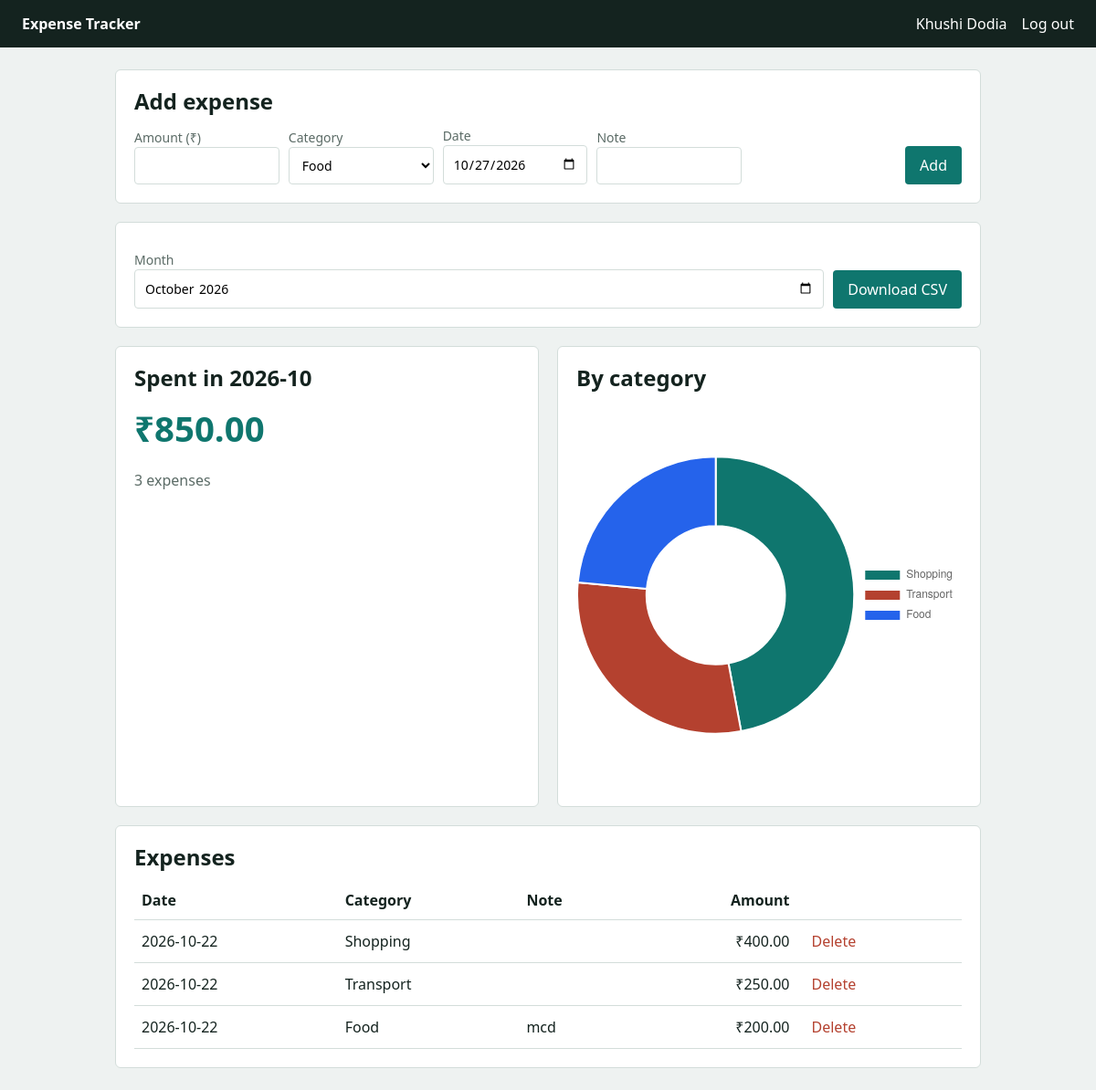
The app's page /dashboard (signed in) with its own data.
### tables this page shows
CREATE TABLE expenses(
            id INTEGER PRIMARY KEY AUTOINCREMENT,
            user_id INTEGER NOT NULL REFERENCES users(id),
            amount REAL NOT NULL,
            category TEXT NOT NULL,
            date TEXT NOT NULL,
            note TEXT DEFAULT '');

### app.py (the view)
@app.route("/dashboard")
@login_required
def dashboard():
    month = request.args.get("month") or date.today().strftime("%Y-%m")
    rows = month_rows(session["uid"], month)
    totals = {}
    for r in rows:
        totals[r["category"]] = totals.get(r["category"], 0) + r["amount"]
    return render_template("dashboard.html", rows=rows, month=month,
                           totals=totals, total=sum(totals.values()),
                           categories=CATEGORIES, today=date.today().isoformat())

### app.py (called while the page is built)
def db():
    if "db" not in g:
        g.db = sqlite3.connect(DB_PATH)
        g.db.row_factory = sqlite3.Row
    return g.db

def login_required(f):
    @wraps(f)
    def wrapper(*a, **k):
        if "uid" not in session:
            return redirect(url_for("login"))
        return f(*a, **k)
    return wrapper

def month_rows(uid, month):
    return db().execute(
        "SELECT * FROM expenses WHERE user_id=? AND substr(date,1,7)=? "
        "ORDER BY date DESC, id DESC", (uid, month)).fetchall()

### templates/dashboard.html (shortened to what this page needs)
{% extends "base.html" %}
{% block content %}
<div class="card">
  <h2>Add expense</h2>
  <form method="POST" action="{{ url_for('add') }}" class="add-row">
    <label>Amount (₹)<input type="number" name="amount" step="0.01" min="0.01" required></label>
    <label>Category
      <select name="category">{% for c in categories %}<option>{{ c }}</option>{% endfor %}</select>
    </label>
    <label>Date<input type="date" name="date" value="{{ today }}" required></label>
    <label>Note<input type="text" name="note" maxlength="200"></label>
    <button type="submit">Add</button>
  </form>
</div>
<div class="card bar">
  <form method="GET" style="flex:1;min-width:160px">
    <label>Month<input type="month" name="month" value="{{ month }}" onchange="this.form.submit()"></label>
  </form>
  <a class="btn" href="{{ url_for('export', month=month) }}">Download CSV</a>
</div>
<div class="grid">
  <div class="card">
    <h2>Spent in {{ month }}</h2>
    <div class="total">₹{{ '{:,.2f}'.format(total) }}</div>
    <p class="empty">{{ rows|length }} expense{{ '' if rows|length == 1 else 's' }}</p>
  </div>
  <div class="card">
    <h2>By category</h2>
    {% if totals %}<canvas id="chart" height="180"></canvas>
    {% else %}<p class="empty">Nothing recorded this month. Add an expense above.</p>{% endif %}
  </div>
</div>
<div class="card">
  <h2>Expenses</h2>
  {% if rows %}
  <table>
    <tr><th>Date</th><th>Category</th><th>Note</th><th class="num">Amount</th><th></th></tr>
    {% for r in rows %}
    <tr>
      <td>{{ r.date }}</td><td>{{ r.category }}</td><td>{{ r.note }}</td>
      <td class="num">₹{{ '{:,.2f}'.format(r.amount) }}</td>
      <td><form method="POST" action="{{ url_for('delete', eid=r.id) }}"
                onsubmit="return confirm('Delete this expense?')">
        <button class="del" type="submit">Delete</button></form></td>
    </tr>
    {% endfor %}
  </table>
  {% else %}<p class="empty">No expenses for this month yet.</p>{% endif %}
</div>
{% if totals %}
<script>
new Chart(document.getElementById('chart'), {
  type: 'doughnut',
  data: { labels: {{ totals.keys()|list|tojson }},
          datasets: [{ data: {{ totals.values()|list|tojson }},
          backgroundColor: ['#0f766e','#b4412f','#2563eb','#ca8a04','#7c3aed','#db2777','#475569','#65a30d'] }] },
  options: { plugins: { legend: { position: 'right' } } }
});
</script>
{% endif %}
{% endblock %}

### templates/base.html (shortened to what this page needs)
<!DOCTYPE html>
<html lang="en">
<head>
  <link rel="stylesheet" href="{{ url_for('static', filename='style.css') }}">
</head>
<body>
  <nav>
    <strong>Expense Tracker</strong>
    <div>
      {% if session.uid %}{{ session.name }}<a href="{{ url_for('logout') }}">Log out</a>{% endif %}
    </div>
  </nav>
  <main>
    {% block content %}{% endblock %}
  </main>
</body>
</html>

### static/style.css (style rules this page uses)
:root { --bg:#eef2f1;--ink:#14231f;--muted:#5b6b66;--line:#d3ddda;--card:#fff;--accent:#0f766e;--bad:#b4412f }
* { box-sizing:border-box }
body { margin:0;background:var(--bg);color:var(--ink);font:16px/1.5 "Segoe UI",system-ui,sans-serif }
a { color:var(--accent) }
nav { display:flex;justify-content:space-between;align-items:center;padding:14px 24px;background:var(--ink);color:#fff }
nav a { color:#fff;text-decoration:none;margin-left:16px }
main { max-width:980px;margin:24px auto;padding:0 16px }
.card { background:var(--card);border:1px solid var(--line);border-radius:6px;padding:20px;margin-bottom:20px }
h1,h2 { margin:0 0 12px;line-height:1.2 }
label { display:block;font-size:14px;color:var(--muted);margin-top:10px }
input,select { width:100%;padding:9px 10px;border:1px solid var(--line);border-radius:4px;font:inherit;background:#fff }
button,.btn { display:inline-block;padding:9px 16px;background:var(--accent);color:#fff;border:0;border-radius:4px;font:inherit;cursor:pointer;text-decoration:none }
.grid { display:grid;grid-template-columns:1fr 1fr;gap:20px }
.add-row { display:grid;grid-template-columns:repeat(5,1fr) auto;gap:10px;align-items:end }
.add-row label { margin-top:0 }
.total { font-size:2.4rem;font-weight:700;color:var(--accent) }
.bar { display:flex;gap:10px;align-items:end;flex-wrap:wrap }
table { width:100%;border-collapse:collapse }
th,td { text-align:left;padding:9px 8px;border-bottom:1px solid var(--line) }
td.num,th.num { text-align:right;font-variant-numeric:tabular-nums }
.del { background:none;color:var(--bad);padding:2px 8px }
.empty { color:var(--muted) }

### records on screen
expenses: date "2026-10-22", category "Shopping", amount "400.00"
expenses: date "2026-10-22", category "Transport", amount "250.00"
expenses: date "2026-10-22", category "Food", note "mcd", amount "200.00"

### other values on screen
{{ session.name }} "Khushi Dodia"
{{ month }} "2026-10"
{{ '{:,.2f}'.format(total) }} "850.00"
{{ rows|length }} "3"
{{ '' if rows|length == 1 else 's' }} "s"
form field category "Food"
chart data {{ totals.keys()|list|tojson }} ["Shopping", "Transport", "Food"]
chart data {{ totals.values()|list|tojson }} [400.0, 250.0, 200.0]
